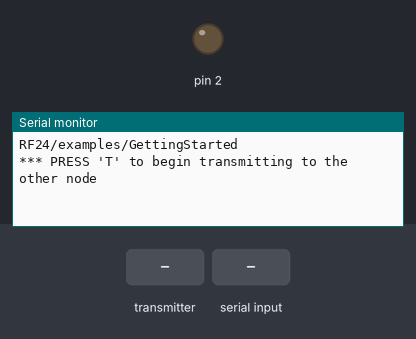
This sketch was run on a simulated Arduino Uno, built with avr-gcc and run on an emulated ATmega328P. On the bench: output pins drawn as LEDs (lit = HIGH), the last lines printed to the serial monitor. Inputs (shaded band) come from the test bench. No radio packets arrive unless stated.

Above: at 1.2 s.
1.3 s: the transmitter starts sending got_time = 0
At 1.37 s:
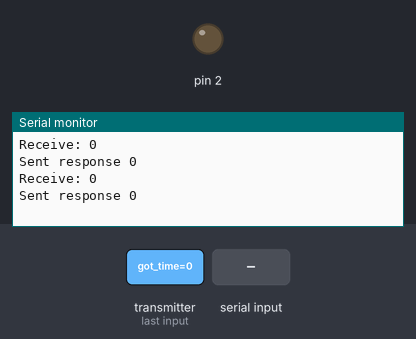
2.8 s: "T" received over Serial
At 3.6 s:
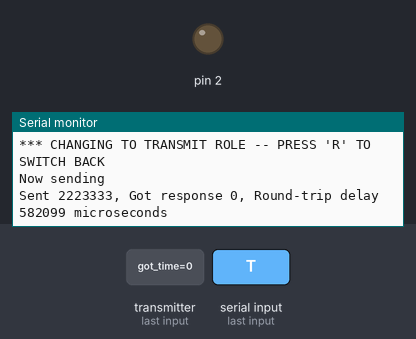

The sketch:

rf24_diagnose.ino
```cpp
/*
* Getting Started example sketch for nRF24L01+ radios
* This is a very basic example of how to send data from one node to another
* but modified to include failure handling.
*
* The nrf24l01+ radios are fairly reliable devices, but on breadboards etc, with inconsistent wiring, failures may
* occur randomly after many hours to days or weeks. This sketch demonstrates how to handle the various failures and
* keep the radio operational.
*
* The three main failure modes of the radio include:
* Writing to radio: Radio unresponsive - Fixed internally by adding a timeout to the internal write functions in RF24 (failure handling)
* Reading from radio: Available returns true always - Fixed by adding a timeout to available functions by the user. This is implemented internally in  RF24Network.
* Radio configuration settings are lost - Fixed by monitoring a value that is different from the default, and re-configuring the radio if this setting reverts to the default.
*
* The printDetails output should appear as follows for radio #0:
*
* STATUS         = 0x0e RX_DR=0 TX_DS=0 MAX_RT=0 RX_P_NO=7 TX_FULL=0
* RX_ADDR_P0-1   = 0x65646f4e31 0x65646f4e32
* RX_ADDR_P2-5   = 0xc3 0xc4 0xc5 0xc6
* TX_ADDR        = 0x65646f4e31
* RX_PW_P0-6     = 0x20 0x20 0x00 0x00 0x00 0x00
* EN_AA          = 0x3f
* EN_RXADDR      = 0x02
* RF_CH          = 0x4c
* RF_SETUP       = 0x03
* CONFIG         = 0x0f
* DYNPD/FEATURE  = 0x00 0x00
* Data Rate      = 1MBPS
* Model          = nRF24L01+
* CRC Length     = 16 bits
* PA Power       = PA_LOW
*
*Users can use this sketch to troubleshoot radio module wiring etc. as it makes the radios hot-swapable
*
* Updated: 2019 by TMRh20
*/

#include <SPI.h>
#include "RF24.h"
#include "printf.h"
#include <nRF24L01.h>

/****************** User Config ***************************/
/***      Set this radio as radio number 0 or 1         ***/
bool radioNumber = 1;

/* Hardware configuration: Set up nRF24L01 radio on SPI bus plus pins 7 & 8 */
RF24 radio(6,7);

/**********************************************************/

//byte addresses[][6] = {"1Node","2Node"};
 byte addresses[6] = {"1Node"};
// Used to control whether this node is sending or receiving
bool role = 0; //1-sending 0-receiving

/**********************************************************/
//Function to configure the radio
void configureRadio(){

  if (!radio.begin()){
    Serial.println("Configuration incorrect, start up failed!!!");
  }

  // Set the PA Level low to prevent power supply related issues since this is a
 // getting_started sketch, and the likelihood of close proximity of the devices. RF24_PA_MAX is default.
  radio.setPALevel(RF24_PA_LOW);
  radio.setChannel(80);

  // Open a writing and reading pipe on each radio, with opposite addresses
  /*
  if(radioNumber){
    radio.openWritingPipe(addresses[1]);
    radio.openReadingPipe(1,addresses[0]);
  }else{
    radio.openWritingPipe(addresses[0]);
    radio.openReadingPipe(1,addresses[1]);
    }
    */
    /*
    if (role == 1)
      radio.openWritingPipe(addresses);
    else
      radio.openReadingPipe(0,addresses);
    */

    radio.openWritingPipe(addresses);
    radio.openReadingPipe(1,addresses);

  // Start the radio listening for data
  radio.startListening();

  radio.printDetails();
}

/**********************************************************/

void setup() {
  Serial.begin(115200);
  Serial.println(F("RF24/examples/GettingStarted"));
  Serial.println(F("*** PRESS 'T' to begin transmitting to the other node"));

  printf_begin();
  configureRadio();

  pinMode(2,OUTPUT);
  digitalWrite(2,LOW);
}

uint32_t configTimer =  millis();

void loop() {

  if(radio.failureDetected){
    radio.failureDetected = false;
    delay(250);
    Serial.println("Radio failure detected, restarting radio");
    configureRadio();
  }
  //Every 5 seconds, verify the configuration of the radio. This can be done using any
  //setting that is different from the radio defaults.
  if(millis() - configTimer > 5000){
    configTimer = millis();
    if(radio.getDataRate() != RF24_1MBPS){
      radio.failureDetected = true;
      Serial.print("Radio configuration error detected");
    }
  }

/****************** Ping Out Role ***************************/
if (role == 1)  {

    radio.stopListening();                                    // First, stop listening so we can talk.
    Serial.println(F("Now sending"));

    unsigned long start_time = 2223333; //micros();                             // Take the time, and send it.  This will block until complete
     if (!radio.write( &start_time, sizeof(unsigned long) )){
       Serial.println(F("failed"));
     }

    radio.startListening();                                    // Now, continue listening

    unsigned long started_waiting_at = micros();               // Set up a timeout period, get the current microseconds
    boolean timeout = false;                                   // Set up a variable to indicate if a response was received or not


    while ( ! radio.available() ){                             // While nothing is received
      if (micros() - started_waiting_at > 1000000 ){            // If waited longer than 200ms, indicate timeout and exit while loop
          timeout = true;
          break;
      }
    }

    if ( timeout ){                                             // Describe the results
        Serial.println(F("Failed, response timed out."));
    }else{
        unsigned long got_time;                                 // Grab the response, compare, and send to debugging spew

        //Failure Handling:
        uint32_t failTimer = millis();
        while(radio.available()){                               //If available always returns true, there is a problem
          if(millis() - failTimer > 250){
            radio.failureDetected = true;
            Serial.println("Radio available failure detected");
            break;
          }
          radio.read( &got_time, sizeof(unsigned long) );
        }
        unsigned long end_time = micros();

        // Spew it
        Serial.print(F("Sent "));
        Serial.print(start_time);
        Serial.print(F(", Got response "));
        Serial.print(got_time);
        Serial.print(F(", Round-trip delay "));
        Serial.print(end_time-start_time);
        Serial.println(F(" microseconds"));
    }

    // Try again 1s later
    delay(1000);
}


/****************** Pong Back Role ***************************/

  if ( role == 0 )
  {
    unsigned long got_time ;

    if( radio.available()){

      uint32_t failTimer = millis();                                                         // Variable for the received timestamp
      while (radio.available()) {                                 // While there is data ready
        if(millis()-failTimer > 500){
          Serial.println("Radio available failure detected");
          radio.failureDetected = true;
          break;
        }
        radio.read( &got_time, sizeof(unsigned long) );             // Get the payload
        Serial.print(F("Receive: "));
        Serial.println(got_time);
      }

      radio.stopListening();                                        // First, stop listening so we can talk
      radio.write( &got_time, sizeof(unsigned long) );              // Send the final one back.
      radio.startListening();

      if (got_time == 2223333){
          digitalWrite(2,HIGH);
          delay(10);
          digitalWrite(2,LOW);
      }

      // Now, resume listening so we catch the next packets.
        Serial.print(F("Sent response "));
          Serial.println(got_time);
    }


 }


/****************** Change Roles via Serial Commands ***************************/

  if ( Serial.available() )
  {
    char c = toupper(Serial.read());
    if ( c == 'T' && role == 0 ){
      Serial.println(F("*** CHANGING TO TRANSMIT ROLE -- PRESS 'R' TO SWITCH BACK"));
      role = 1;                  // Become the primary transmitter (ping out)

   }else
    if ( c == 'R' && role == 1 ){
      Serial.println(F("*** CHANGING TO RECEIVE ROLE -- PRESS 'T' TO SWITCH BACK"));
       role = 0;                // Become the primary receiver (pong back)
       radio.startListening();

    }
  }


} // Loop
```

Measured:
- after the input at 1.3 s, the serial monitor: prints a new line at once (image 1)
- after the input at 2.8 s, the serial monitor: prints a new line at once (image 2)
